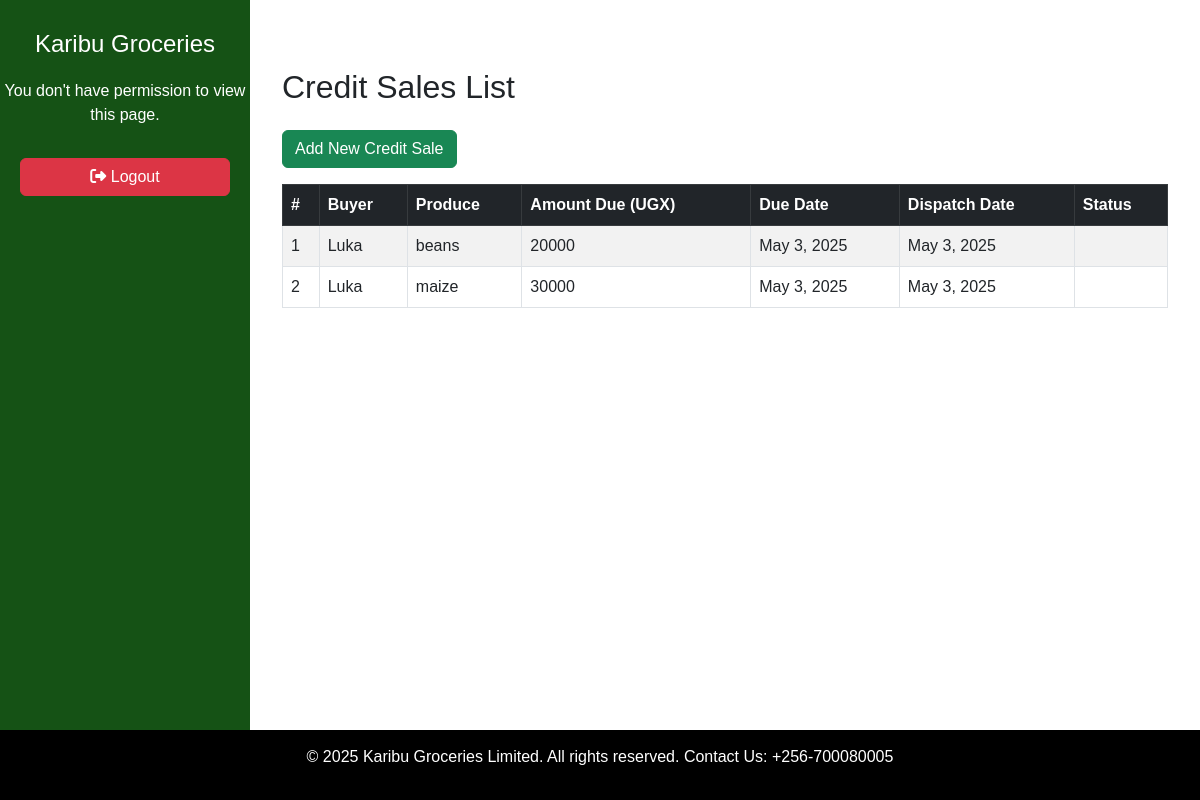
/credit-sales/ (signed in), run on the app's committed database.
### kglapp/models.py (models this page shows, shortened)
class CreditSale(models.Model):
    BRANCH_CHOICES = [
        ("Maganjo", "Maganjo"),
        ("Matugga", "Matugga"),]
    buyer_name = models.CharField(max_length=100)
    national_id = models.CharField(max_length=14)
    location = models.CharField(max_length=100)
    contact = models.CharField(max_length=15)
    amount_due = models.PositiveIntegerField()
    sales_agent = models.CharField(max_length=100)
    due_date = models.DateField()
    produce_name = models.CharField(max_length=100)
    produce_type = models.CharField(max_length=100)
    tonnage_kg = models.CharField(max_length=225)
    dispatch_date = models.DateField(default=timezone.now)
    branch_name = models.CharField(max_length=100, choices=BRANCH_CHOICES)

### kglapp/views.py (the view)
# urls.py: path('credit-sales/', views.credit_sales_list, name='credit_sales_list'),
@login_required(login_url='login')
def credit_sales_list(request):
    credit_sales = CreditSale.objects.all().order_by('-dispatch_date')
    return render(request, 'credit_sales_list.html', {'credit_sales': credit_sales})

### kglapp/templatetags/custom_filters.py (called while the page is built)
@register.filter(name='has_group')
def has_group(user, group_name):
    if user.is_authenticated:
        return user.groups.filter(name=group_name).exists()
    return False

### kglapp/templates/credit_sales_list.html
{% extends "base.html" %}
{% block content %}
<div class="container mt-5">
    <h2 class="mb-4">Credit Sales List</h2>
    <a href="{% url 'create_credit_sale' %}" class="btn btn-success mb-3">Add New Credit Sale</a>
    <table class="table table-bordered table-striped">
        <thead class="table-dark">
            <tr>
                <th>#</th>
                <th>Buyer</th>
                <th>Produce</th>
                <th>Amount Due (UGX)</th>
                <th>Due Date</th>
                <th>Dispatch Date</th>
                <th>Status</th>
            </tr>
        </thead>
        <tbody>
            {% for sale in credit_sales %}
            <tr>
                <td>{{ forloop.counter }}</td>
                <td>{{ sale.buyer_name }}</td>
                <td>{{ sale.produce_name }}</td>
                <td>{{ sale.amount_due }}</td>
                <td>{{ sale.due_date }}</td>
                <td>{{ sale.dispatch_date }}</td>
                <td>{{ sale.status }}</td>
            </tr>
            {% empty %}
            <tr>
                <td colspan="7" class="text-center">No credit sales found.</td>
            </tr>
            {% endfor %}
        </tbody>
    </table>
</div>
{% endblock %}

### kglapp/templates/base.html (style rules this page uses)
html, body { height: 100%; margin: 0; }
body { display: flex; flex-direction: column; min-height: 100vh; font-family: Arial, sans-serif; }

### data on the page
CreditSale: buyer_name "Luka", produce_name "beans", amount_due "20000", due_date "May 3, 2025", dispatch_date "May 3, 2025"
CreditSale: buyer_name "Luka", produce_name "maize", amount_due "30000", due_date "May 3, 2025", dispatch_date "May 3, 2025"
